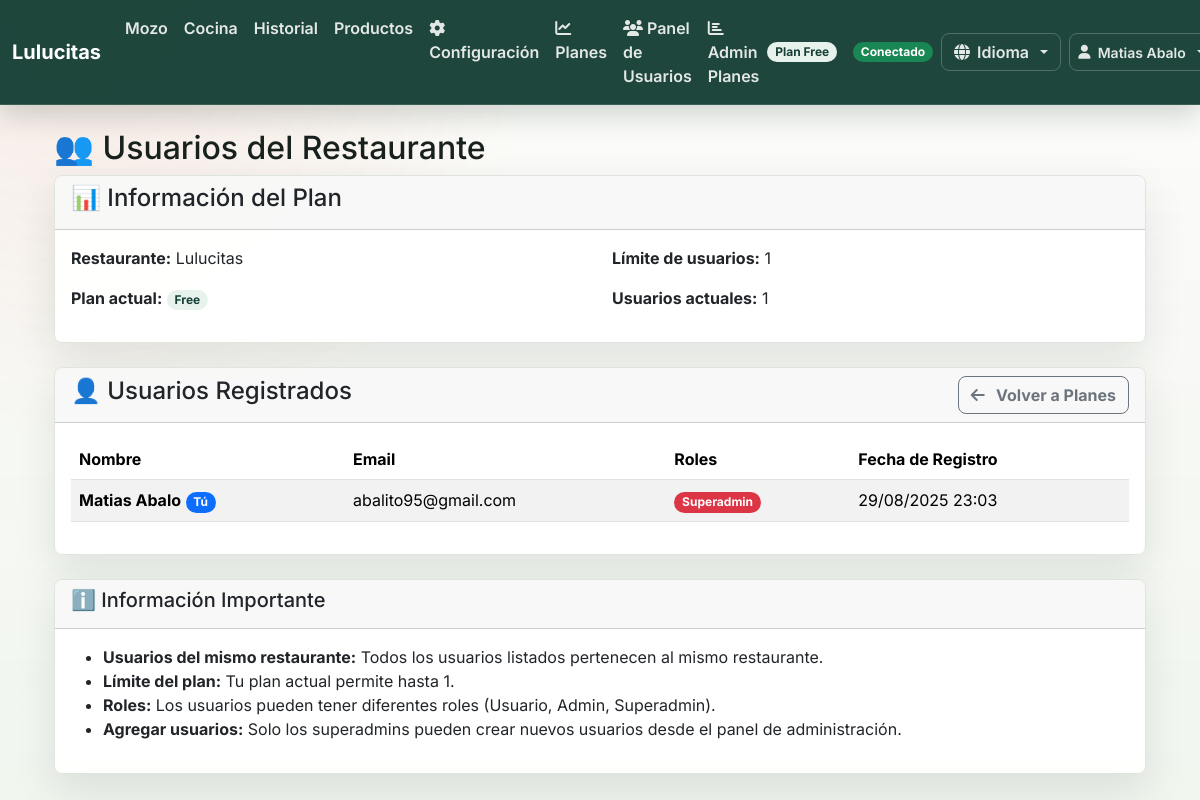
/auth/usuarios_restaurante (signed in), run on the app's committed database.
### models.py (models this page shows, shortened)
class Restaurante(db.Model):
    id = db.Column(db.Integer, primary_key=True)
    nombre = db.Column(db.String(100), nullable=False)
    slug = db.Column(db.String(50), unique=True, nullable=False)
    direccion = db.Column(db.String(200))
    telefono = db.Column(db.String(20))
    email_contacto = db.Column(db.String(120))
    moneda = db.Column(db.String(10), default="$")
    zona_horaria = db.Column(db.String(50), default="America/Argentina/Buenos_Aires")
    plan = db.Column(db.String(20), default="free")
    fecha_creacion = db.Column(db.DateTime, default=datetime.now)
    activo = db.Column(db.Boolean, default=True)
    api_key = db.Column(db.String(64), unique=True)
    def get_plan_limits(self):
        limits = {
            'free': {
                'productos': 10,
                'usuarios': 1,
                'pedidos_dia': 50,
                'nombre': 'Free',
                'descripcion': 'Plan gratuito con limitaciones básicas'
            },
            'premium1': {
                'productos': 30,
                'usuarios': 3,
                'pedidos_dia': 200,
                'nombre': 'Premium 1',
                'descripcion': 'Plan intermedio para restaurantes pequeños'
            },
            'premium_full': {
                'productos': -1,  # Sin límite
                'usuarios': 10,   # Máximo 10 usuarios
                'pedidos_dia': -1, # Sin límite
                'nombre': 'Premium Full',
                'descripcion': 'Plan completo para restaurantes grandes'
            }
        }
        return limits.get(self.plan, limits['free'])
    def get_usuarios_info(self):
        usuarios = Usuario.query.filter_by(restaurante_id=self.id, activo=True).all()
        return [
            {
                'id': u.id,
                'nombre': u.nombre,
                'email': u.email,
                'es_admin': u.es_admin,
                'es_superadmin': u.es_superadmin,
                'fecha_creacion': u.fecha_creacion
            }
            for u in usuarios
        ]

class Usuario(UserMixin, db.Model):
    id = db.Column(db.Integer, primary_key=True)
    email = db.Column(db.String(120), unique=True, nullable=False)
    password_hash = db.Column(db.String(128))
    nombre = db.Column(db.String(100), nullable=False)
    es_admin = db.Column(db.Boolean, default=False)
    es_superadmin = db.Column(db.Boolean, default=False)
    activo = db.Column(db.Boolean, default=False)  # por defecto inactivo hasta confirmar email
    confirmado = db.Column(db.Boolean, default=False)
    token_confirmacion = db.Column(db.String(128), nullable=True)
    fecha_creacion = db.Column(db.DateTime, default=datetime.now)
    restaurante_id = db.Column(db.Integer, db.ForeignKey('restaurante.id'), nullable=True)
    restaurante = db.relationship('Restaurante', backref='usuarios')

### auth.py (the view)
@auth_bp.route('/usuarios_restaurante')
@login_required
def usuarios_restaurante():
    if not current_user.restaurante:
        flash('Usuario sin restaurante asignado', 'error')
        return redirect(url_for('index_redirect'))
    usuarios_info = current_user.restaurante.get_usuarios_info()
    limits = current_user.restaurante.get_plan_limits()
    return render_template('auth/usuarios_restaurante.html',
                         usuarios=usuarios_info,
                         limits=limits,
                         restaurante=current_user.restaurante)

### app.py (called while the page is built)
def get_locale():
    if 'language' in session:
        return session['language']
    return 'es'  # Idioma por defecto

@login_manager.user_loader
def load_user(user_id):
    try:
        return Usuario.query.get(int(user_id))
    except Exception as e:
        print(f"Error cargando usuario {user_id}: {e}")
        return None

### simple_translations.py (called while the page is built)
def get_translation(text, locale='es'):
    if locale in TRANSLATIONS and text in TRANSLATIONS[locale]:
        return TRANSLATIONS[locale][text]
    return text  # Retorna el texto original si no hay traducción

### templates/auth/usuarios_restaurante.html (shortened to what this page needs)
{% extends "base.html" %}
{% block content %}
<div class="container mt-4">
    <h2>👥 {{ _('Usuarios del Restaurante') }}</h2>
    <div class="card mb-4">
        <div class="card-header">
            <h4>📊 {{ _('Información del Plan') }}</h4>
        </div>
        <div class="card-body">
            <div class="row">
                <div class="col-md-6">
                    <p><strong>{{ _('Restaurante:') }}</strong> {{ restaurante.nombre }}</p>
                    <p><strong>{{ _('Plan actual:') }}</strong> <span class="badge bg-info">{{ restaurante.plan|title }}</span></p>
                </div>
                <div class="col-md-6">
                    <p><strong>{{ _('Límite de usuarios:') }}</strong> {{ limits.usuarios if limits.usuarios != -1 else 'Ilimitado' }}</p>
                    <p><strong>{{ _('Usuarios actuales:') }}</strong> {{ usuarios|length }}</p>
                </div>
            </div>
        </div>
    </div>
    <div class="card">
        <div class="card-header d-flex justify-content-between align-items-center">
            <h4>👤 {{ _('Usuarios Registrados') }}</h4>
            <a href="{{ url_for('auth.planes') }}" class="btn btn-outline-secondary">
                <i class="fas fa-arrow-left me-1"></i>{{ _('Volver a Planes') }}
            </a>
        </div>
        <div class="card-body">
            {% if usuarios %}
                <div class="table-responsive">
                    <table class="table table-striped">
                        <thead>
                            <tr>
                                <th>{{ _('Nombre') }}</th>
                                <th>{{ _('Email') }}</th>
                                <th>{{ _('Roles') }}</th>
                                <th>{{ _('Fecha de Registro') }}</th>
                            </tr>
                        </thead>
                        <tbody>
                            {% for usuario in usuarios %}
                            <tr>
                                <td>
                                    <strong>{{ usuario.nombre }}</strong>
                                    {% if usuario.id == current_user.id %}
                                        <span class="badge bg-primary">{{ _('Tú') }}</span>
                                    {% endif %}
                                </td>
                                <td>{{ usuario.email }}</td>
                                <td>
                                    {% if usuario.es_superadmin %}
                                        <span class="badge bg-danger">{{ _('Superadmin') }}</span>
                                    {% elif usuario.es_admin %}
                                        <span class="badge bg-warning">{{ _('Admin') }}</span>
                                    {% else %}
                                        <span class="badge bg-secondary">{{ _('Usuario') }}</span>
                                    {% endif %}
                                </td>
                                <td>{{ usuario.fecha_creacion.strftime('%d/%m/%Y %H:%M') if usuario.fecha_creacion else 'N/A' }}</td>
                            </tr>
                            {% endfor %}
                        </tbody>
                    </table>
                </div>
            {% else %}
                <div class="text-center py-4">
                    <i class="fas fa-users fa-3x text-muted mb-3"></i>
                    <p class="text-muted">{{ _('No hay usuarios registrados en este restaurante.') }}</p>
                </div>
            {% endif %}
        </div>
    </div>
    <div class="card mt-4">
        <div class="card-header">
            <h5>ℹ️ {{ _('Información Importante') }}</h5>
        </div>
        <div class="card-body">
            <ul>
                <li><strong>{{ _('Usuarios del mismo restaurante:') }}</strong> {{ _('Todos los usuarios listados pertenecen al mismo restaurante.') }}</li>
                <li><strong>{{ _('Límite del plan:') }}</strong> {{ _('Tu plan actual permite hasta') }} {{ limits.usuarios if limits.usuarios != -1 else _('usuarios ilimitados') }}.</li>
                <li><strong>{{ _('Roles:') }}</strong> {{ _('Los usuarios pueden tener diferentes roles (Usuario, Admin, Superadmin).') }}</li>
                <li><strong>{{ _('Agregar usuarios:') }}</strong> {{ _('Solo los superadmins pueden crear nuevos usuarios desde el panel de administración.') }}</li>
            </ul>
        </div>
    </div>
</div>
{% endblock %}

### templates/base.html (shortened to what this page needs)
<!DOCTYPE html>
<html lang="es">
<head>
    <link rel="stylesheet" href="https://cdn.jsdelivr.net/npm/bootstrap@5.3.2/dist/css/bootstrap.min.css">
    <link rel="stylesheet" href="{{ url_for('static', filename='style.css') }}">
</head>
<body class="{% block body_class %}{% endblock %}">
<nav id="main-navbar" class="navbar navbar-expand-lg navbar-verde">
  <div class="container-fluid">
    <a class="navbar-brand fw-bold" href="{{ url_for('index_redirect') }}">
      {% if current_restaurante %}{{ current_restaurante.nombre }}{% else %}Resto App{% endif %}
    </a>
    <div class="collapse navbar-collapse" id="navbarMain">
      {% if current_user.is_authenticated %}
      <ul class="navbar-nav me-auto mb-2 mb-lg-0">
        <li class="nav-item"><a class="nav-link" href="{{ url_for('index_redirect') }}">{{ _('Mozo') }}</a></li>
        <li class="nav-item"><a class="nav-link" href="{{ url_for('cocina') }}">{{ _('Cocina') }}</a></li>
        <li class="nav-item"><a class="nav-link" href="{{ url_for('historial') }}">{{ _('Historial') }}</a></li>
        <li class="nav-item"><a class="nav-link" href="{{ url_for('productos') }}">{{ _('Productos') }}</a></li>
        <li class="nav-item">
          <a class="nav-link" href="{{ url_for('auth.configuracion') }}">
            <i class="fas fa-cog"></i> {{ _('Configuración') }}
          </a>
        </li>
        <li class="nav-item">
          <a class="nav-link" href="{{ url_for('auth.planes') }}">
            <i class="fas fa-chart-line"></i> {{ _('Planes') }}
          </a>
        </li>
        {% if current_user.es_superadmin %}
        <li class="nav-item">
          <a class="nav-link" href="{{ url_for('auth.admin_usuarios') }}">
            <i class="fas fa-users"></i> {{ _('Panel de Usuarios') }}
          </a>
        </li>
        <li class="nav-item">
          <a class="nav-link" href="{{ url_for('auth.admin_planes') }}">
            <i class="fas fa-chart-bar"></i> {{ _('Admin Planes') }}
          </a>
        </li>
        {% endif %}
      </ul>
      <span class="badge bg-info me-3">{{ _('Plan') }} {{ current_restaurante.plan|title }}</span>
      <div class="d-flex align-items-center gap-2">
        <span id="pwa-status" class="badge bg-secondary">{{ _('Conectado') }}</span>
        <div class="dropdown">
          <button class="btn btn-outline-light dropdown-toggle" type="button" data-bs-toggle="dropdown" title="{{ _('Cambiar idioma') }}">
            <i class="fas fa-globe"></i> {{ _('Idioma') }}
          </button>
        </div>
        <div class="dropdown">
          <button class="btn btn-outline-light dropdown-toggle btn-sm" type="button" data-bs-toggle="dropdown">
            <i class="fas fa-user"></i> {{ current_user.nombre }}
          </button>
        </div>
      </div>
      {% endif %}
    </div>
  </div>
</nav>
<main id="main-content" class="{% block main_class %}container my-4{% endblock %}">
  {% block content %}{% endblock %}
</main>
</body>
</html>

### static/style.css (style rules this page uses)
:root { --bg: #f7f8f4; --surface: #ffffff; --surface-soft: #f1f4ec; --ink: #18211d; --muted: #67716b; --line: #dfe5dc; --primary: #163f35; --primary-2: #21624f; --accent: #d84f32; --amber: #d69b2d; --success: #2f7d50; --danger: #9f2f2f; --shadow: 0 16px 40px rgba(21, 42, 34, .10); --radius: 8px; }
* { box-sizing: border-box; }
html { min-height: 100%; }
body { min-height: 100vh; margin: 0; background: radial-gradient(circle at 8% 0%, rgba(216, 79, 50, .10), transparent 28rem), linear-gradient(180deg, rgba(251, 252, 248, .78) 0%, rgba(247, 248, 244, .84) 42%, rgba(238, 244, 236, .86) 100%), url("/static/hero-food-bg.png") center / cover fixed no-repeat; color: var(--ink); font-family: "Inter", Arial, sans-serif; letter-spacing: 0; }
a { color: var(--primary-2); text-decoration: none; }
.navbar-verde { background: rgba(22, 63, 53, .96); border-bottom: 1px solid rgba(255, 255, 255, .12); box-shadow: 0 12px 24px rgba(14, 35, 28, .16); backdrop-filter: blur(12px); }
.navbar-verde .navbar-brand { color: #fff !important; font-weight: 800; letter-spacing: 0; }
.navbar-verde .navbar-nav .nav-link, .navbar-verde .dropdown-toggle, .navbar-verde .btn-outline-light { color: rgba(255, 255, 255, .88) !important; border-color: rgba(255, 255, 255, .22); font-weight: 600; }
.btn { border-radius: var(--radius); font-weight: 700; letter-spacing: 0; min-height: 38px; display: inline-flex; align-items: center; justify-content: center; gap: .45rem; }
.badge { border-radius: 999px; font-weight: 700; }
.badge.bg-info { background: #e8f2ed !important; color: var(--primary) !important; }
.surface, .card, .modal-content { background: rgba(255, 255, 255, .94); border: 1px solid var(--line); border-radius: var(--radius); box-shadow: var(--shadow); backdrop-filter: blur(10px); }
.card { overflow: hidden; }

### data on the page
Restaurante: nombre "Lulucitas", plan "Free"
Usuario: nombre "Matias Abalo", email "abalito95@gmail.com", fecha_creacion "29/08/2025 23:03"

### other printed values
{{ limits.usuarios if limits.usuarios != -1 else 'Ilimitado' }} "1"
{{ usuarios|length }} "1"
{{ limits.usuarios if limits.usuarios != -1 else _('usuarios ilimitados') }} "1"
